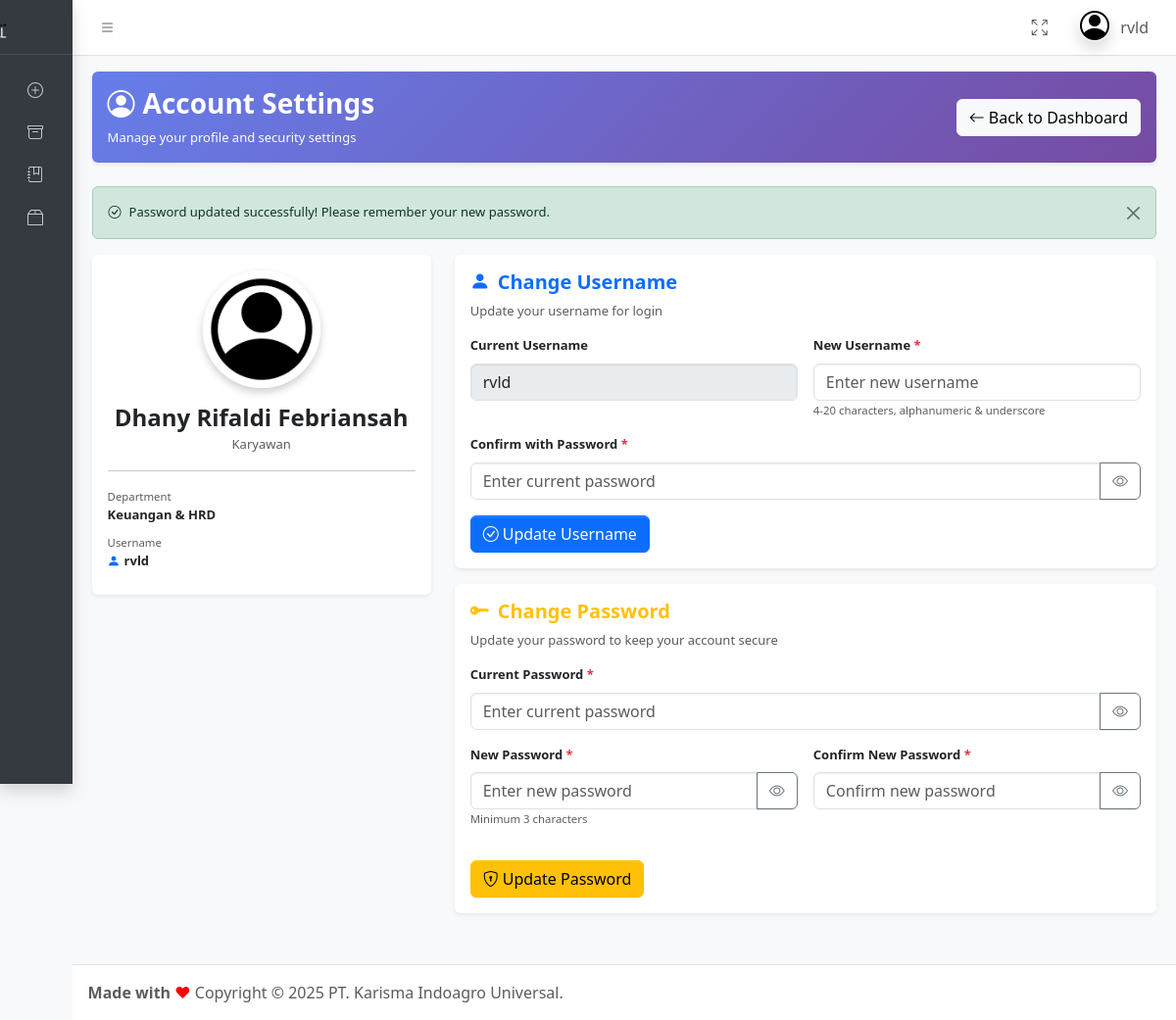
The app's page /profile-settings (signed in), older data.
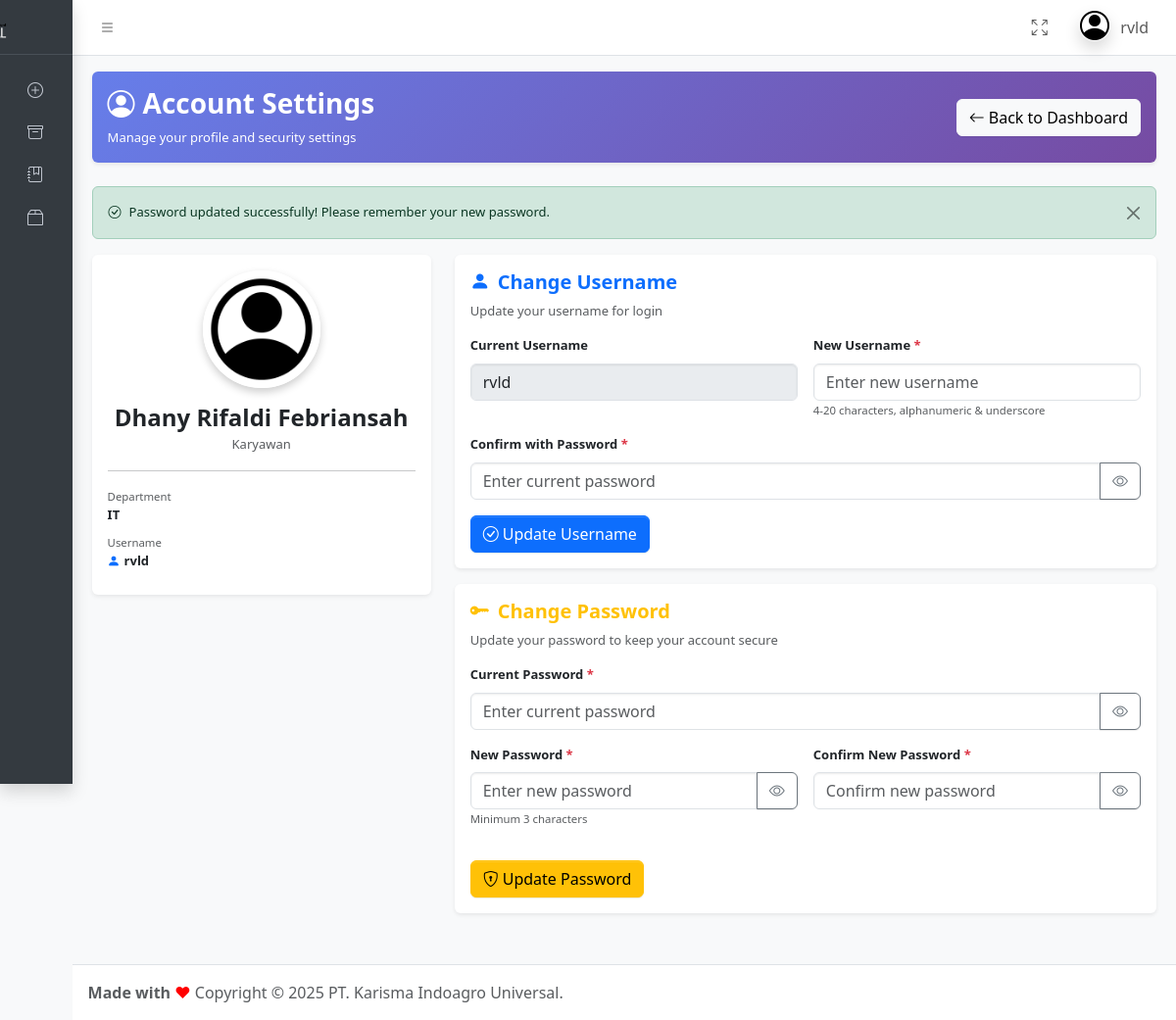
The same page, newer data.
### tables this page shows
CREATE TABLE `tb_users` (
  `id` int NOT NULL,
  `username` varchar(255) NOT NULL,
  `nama_lngkp` varchar(255) NOT NULL,
  `nik` varchar(255) NOT NULL,
  `bagian` varchar(255) NOT NULL,
  `departement` varchar(255) NOT NULL,
  `jabatan` varchar(255) NOT NULL,
  `atasan` varchar(255) NOT NULL,
  `penilai` varchar(255) NOT NULL
);

### router.php (called while the page is built, shortened)
<?php
$page = isset($_GET['page']) ? trim($_GET['page'], '/') : '';
$target = __DIR__ . '/' . $routes[$page];
require $target;

### helper/getUser.php (called while the page is built, shortened)
<?php
require 'config.php';
$id_user = $_SESSION['id_user'];
$sql = "SELECT * FROM tb_users WHERE id='$id_user'";
$result = mysqli_query($conn, $sql);
while ($hasil = mysqli_fetch_assoc($result)) {
    $username = $hasil['username'];
}
?>

### app/system/profile-settings.php (the view, shortened to what the rows shown need)
<?php
require 'helper/config.php';
require 'helper/getUser.php';
$id_user = $_SESSION['id_user'];
$sql_user = "SELECT * FROM tb_users WHERE id='$id_user'";
$result_user = mysqli_query($conn, $sql_user);
$user_data = mysqli_fetch_assoc($result_user);
?>
<!DOCTYPE html>
<html lang="en">
<?php include("pages/part/p_header.php"); ?>
<body class="layout-fixed sidebar-expand-lg sidebar-mini sidebar-collapse bg-body-tertiary">
    <div class="app-wrapper">
        <?php include("pages/dashboard/p_nav_utama.php"); ?>
        <main class="app-main">
            <div class="app-content">
                <div class="container-fluid" style="font-size:13px;">
                    <div class="row mb-4">
                        <div class="col-lg-4">
                            <div class="card shadow-sm border-0 profile-card">
                                <div class="card-body text-center">
                                    <img src="assets/img/profile.png" class="rounded-circle profile-avatar mb-3" alt="Profile">
                                    <h4 class="fw-bold mb-1"><?= $user_data['nama_lngkp'] ?></h4>
                                    <p class="text-muted mb-2"><?= $user_data['jabatan'] ?? 'User' ?></p>
                                    <hr class="my-3">
                                    <div class="text-start">
                                        <div class="mb-2">
                                            <small class="text-muted">Department</small>
                                            <p class="mb-0 fw-semibold"><?= $user_data['departement'] ?? '-' ?></p>
                                        </div>
                                        <div class="mb-2">
                                            <small class="text-muted">Username</small>
                                            <p class="mb-0 fw-semibold">
                                                <i class="bi bi-person-fill text-primary me-1"></i><?= $user_data['username'] ?>
                                            </p>
                                        </div>
                                    </div>
                                </div>
                            </div>
                        </div>
                        <div class="col-lg-8">
                            <div class="card shadow-sm border-0 setting-card mb-3" style="border-left-color: #0d6efd !important;">
                                <div class="card-body">
                                    <div class="d-flex justify-content-between align-items-start">
                                        <div>
                                            <form method="POST" action="helper/update-username.php" id="formUsername">
                                                <div class="row g-3">
                                                    <div class="col-md-6">
                                                        <label class="form-label fw-semibold">Current Username</label>
                                                        <input type="text" class="form-control" value="<?= $user_data['username'] ?>" disabled>
                                                    </div>
                                                </div>
                                            </form>
                                        </div>
                                    </div>
                                </div>
                            </div>
                        </div>
                    </div>
                </div>
            </div>
        </main>
        <?php include("pages/part/p_footer.php"); ?>
</body>
</html>

### pages/dashboard/p_nav_utama.php (shortened to what the rows shown need)
<nav class="app-header navbar navbar-expand bg-body">
    <div class="container-fluid">
        <ul class="navbar-nav ms-auto">
    <li class="nav-item dropdown user-menu">
        <a href="#" class="nav-link dropdown-toggle" data-bs-toggle="dropdown">
            <img src="assets/img/profile.png"
                 class="user-image rounded-circle shadow"
                 alt="User Image">
            <span class="d-none d-md-inline">
                <?php echo $username ?>
            </span>
        </a>
    </li>
</ul>
    </div>
</nav>

Row changes from the older to the newer data that the page shows:
changed tb_users "Dhany Rifaldi Febriansah": departement "Keuangan & HRD" → "IT"
